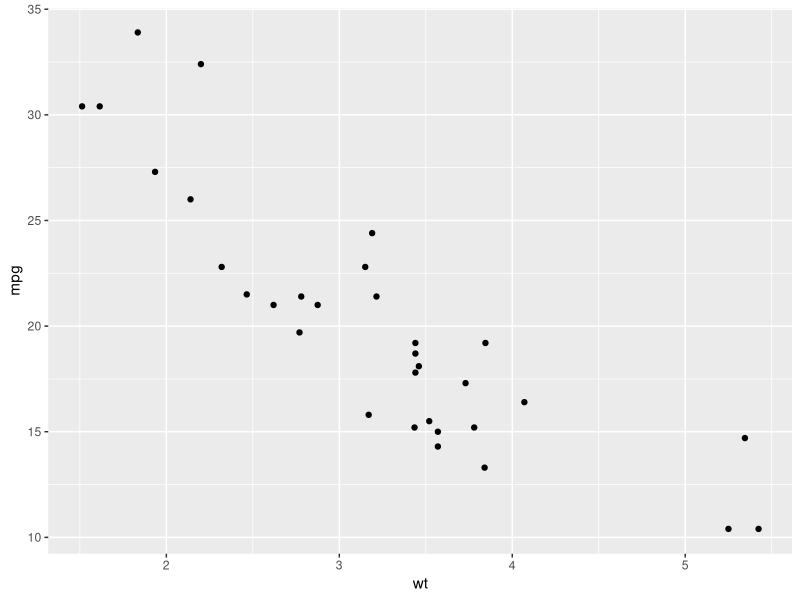
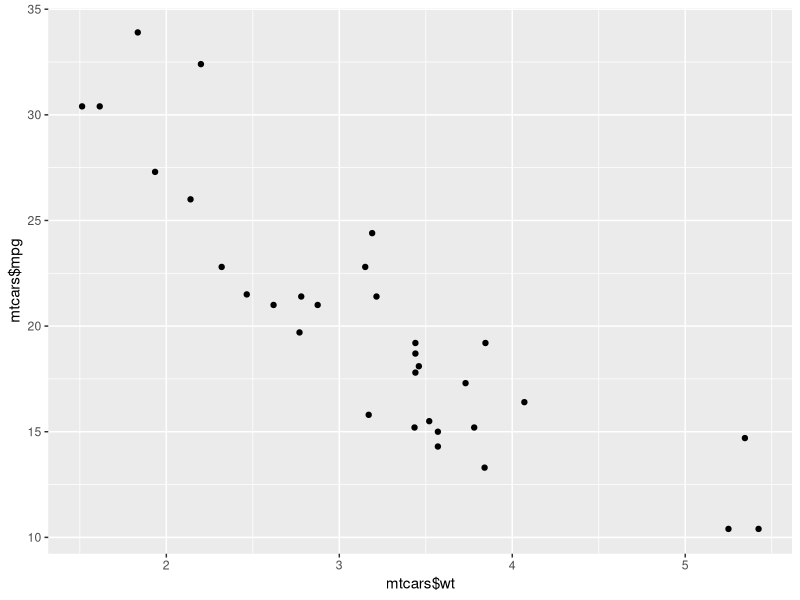
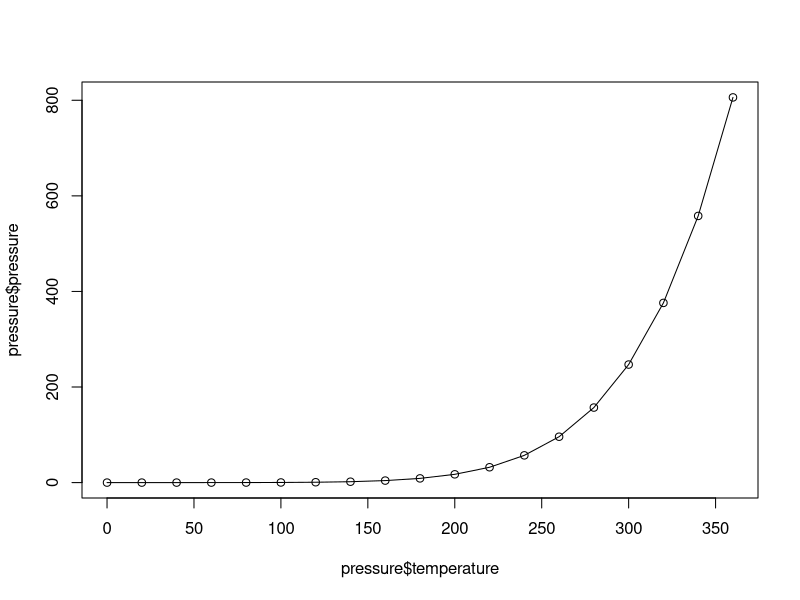
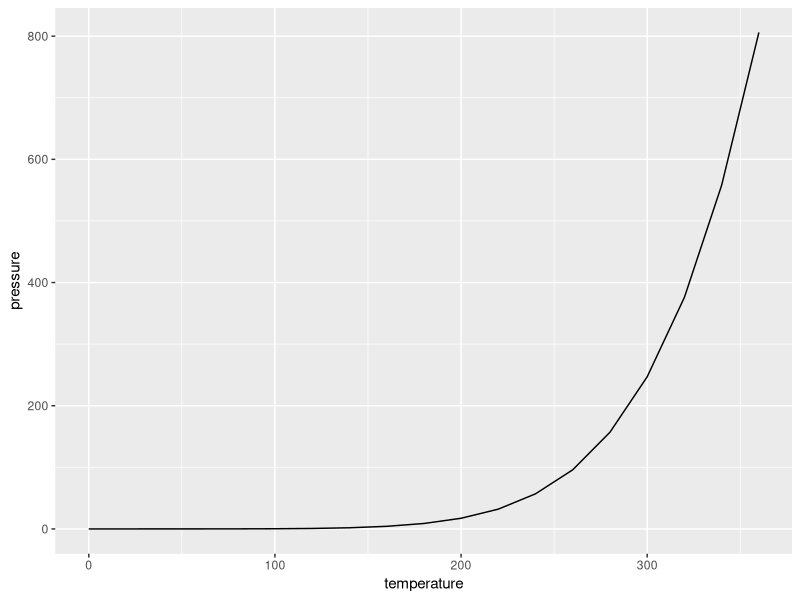
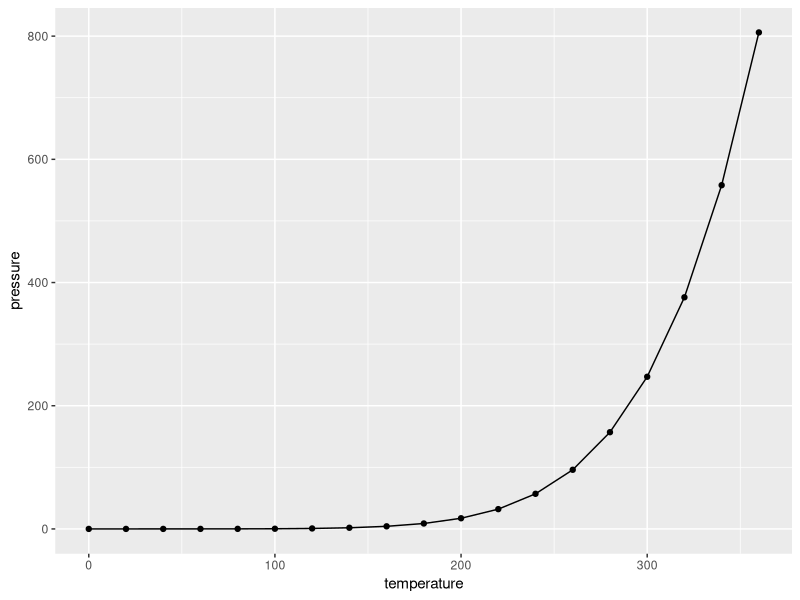
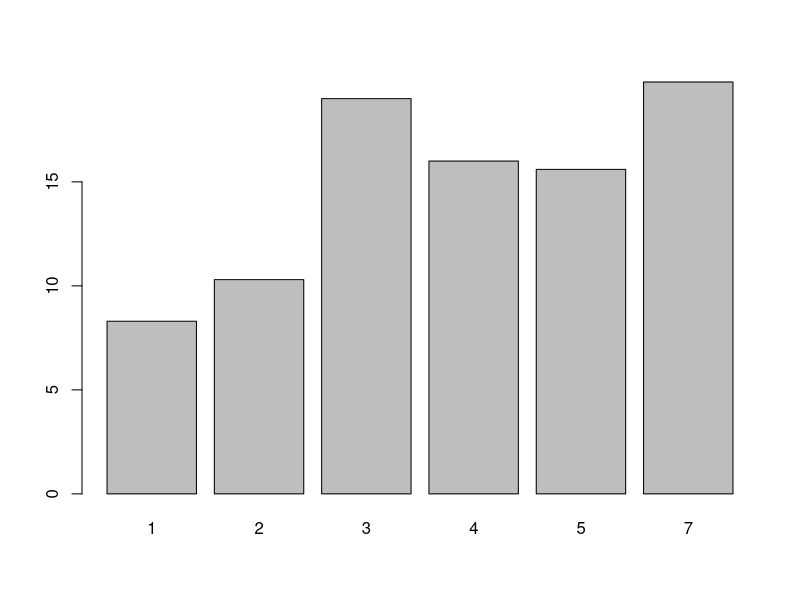
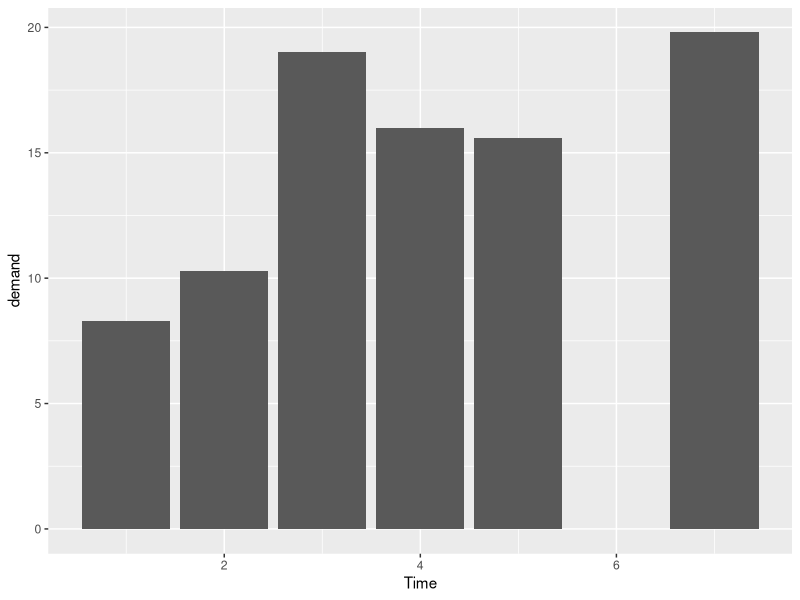
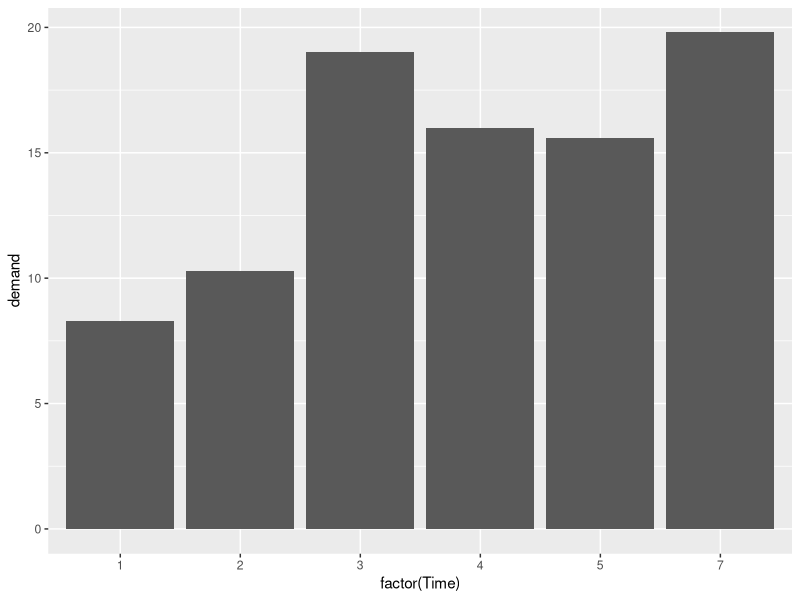

The R script that drew these images, in order:
install.packages("tidyverse")
install.packages("gcookbook")
library(ggplot2)
library(dplyr)

# 산점도그래프그리기
mtcars
dim(mtcars)
str(mtcars)

ggplot(mtcars, aes(x = wt, y = mpg)) + geom_point()

ggplot(data = NULL, aes(x = mtcars$wt, y = mtcars$mpg)) + geom_point()

# 선 그래프 그리기 : type = "l"
# 기본기능이용
plot(pressure$temperature, pressure$pressure, type = "l")
points(pressure$temperature, pressure$pressure)

# ggplot이용
ggplot(pressure, aes(x = temperature, y = pressure)) +  geom_line() 
ggplot(pressure, aes(x = temperature, y = pressure)) +  geom_line() + geom_point()


# 바그래프그리기
BOD
barplot(BOD$demand, names.arg = BOD$Time)

ggplot(BOD, aes(x = Time, y = demand)) + geom_col()
ggplot(BOD, aes(x = factor(Time), y = demand)) + geom_col()

# 아래의데이터를이용하여막대그래프를그려보자
mtcars$cyl
barplot(mtcars$cyl) # graphic
ggplot(mtcars, aes(x = cyl)) + geom_bar() # ggplot

# 같은 숫자들의 개수를 구하기
table(mtcars$cyl)
barplot(table(mtcars$cyl))  # graphic
ggplot(mtcars, aes(x = factor(cyl))) + geom_bar() # ggplot


# 히스토그램 그리기
hist(mtcars$mpg)
ggplot(mtcars, aes(x = mpg)) +  geom_histogram(binwidth = 4)


hist(mtcars$mpg, breaks = 10) # graphic
ggplot(mtcars, aes(x = mpg)) +  geom_histogram()


# 박스그래프그리기
plot(ToothGrowth$supp, ToothGrowth$len)

boxplot(len ~ supp, data = ToothGrowth)
boxplot(len ~ supp + dose, data = ToothGrowth)

ggplot(ToothGrowth, aes(x = supp, y = len)) + geom_boxplot()


# 곡선 그래프 그리기
curve(x^3 - 5*x, from = -4, to = 4)

# 그래프를 그릴 사용자 정의 함수 작성
myfun <- function(xvar) {
  1 / (1 + exp(-xvar + 10))
}

for(i in 0:20){
  print(myfun(i))
}

curve(myfun(x), from = 0, to = 20)

for(i in 0:20){
  print(1-myfun(i))
}

curve(1 - myfun(x), add = TRUE, col = "red")

# ggplot사용
ggplot(data.frame(data = 0:20), aes(x = data)) + stat_function(fun = myfun, geom = "line")



